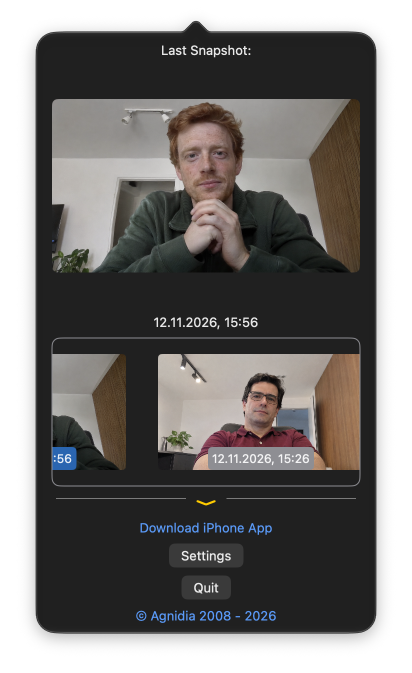
#> input picture AppStore/screenshots/en-US/raw/menu-popover.png, 824 x 1346 px (shown at 1/2 size); its folder holds only this picture in this run
$ python compose.py
#> lines starting #> are read from the running program, lines starting #| are printed output that depends on the picture
"""Builds the App Store slides from the raw window captures.

Reads AppStore/screenshots/<locale>/raw/*.png and writes AppStore/screenshots/<locale>/APP_DESKTOP/NN.png.
usage: [LOCALES="en-US uk"] python3 compose.py [outdir]   (outdir replaces AppStore/screenshots for a dry run; LOCALES limits the run)
Needs Pillow and the system SF Pro font (/System/Library/Fonts/SFNS.ttf).
"""
import itertools
import os
import sys

from PIL import Image, ImageCms, ImageDraw, ImageFilter, ImageFont

SHOTS = os.path.normpath(os.path.join(os.path.dirname(os.path.abspath(__file__)), ".."))
OUT = sys.argv[1] if len(sys.argv) > 1 else SHOTS

W, H = 2880, 1800
ACCENT = (255, 214, 10)
FLAG_BLUE, FLAG_YELLOW = (0, 87, 183), (255, 215, 0)
# Flag bands at 45 degrees in the bottom-left corner, bounded by the lines x - y = k.
FLAG_K = (-1340, -1490, -1640)
X_RIGHT, Y0, Y1 = 2820, 50, 1750
LEFT, GAP_TEXT, GAP_WINDOWS = 170, 80, 44

SLIDES = {
    "en-US": [
        (["menu-popover"], "Catch Whoever Touches Your Mac", "A photo or short video, taken silently"),
        (["settings-capture"], "Photo or Short Video", "Choose the type, quality and size"),
        (["settings-triggers"], "Triggers That Work While Locked", "Wake-up, login, USB and keyboard input"),
        (["settings-sync"], "Straight to Your Own Cloud", "iCloud, Dropbox and saved files"),
        (["settings-notifications"], "Alerts on Your iPhone", "Pair once, get every capture as a push"),
    ],
    "uk": [
        (["menu-popover"], "Побачте, хто чіпав ваш Mac", "Фото або коротке відео — тихо й миттєво"),
        (["settings-capture"], "Фото або коротке відео", "Тип, якість і розмір — на ваш вибір"),
        (["settings-triggers"], "Працює, поки Mac заблоковано", "Пробудження, вхід, USB і введення з клавіатури"),
        (["settings-sync"], "Одразу у вашу хмару", "iCloud, Dropbox і збережені файли"),
        (["settings-notifications"], "Сповіщення на iPhone", "Один раз сполучіть — і отримуйте кожен знімок"),
    ],
}

# Layouts tried in order until headline and subline both fit: (max window width, headline sizes, max headline lines).
LAYOUTS = (
    (1700, (124, 116, 108), 2),
    (1584, (124, 116, 108), 2),
    (1700, (124, 116, 108), 3),
    (1584, (124, 116, 108), 3),
    (1584, (100, 96), 3),
)


def font(size, weight):
    f = ImageFont.truetype("/System/Library/Fonts/SFNS.ttf", size)
    f.set_variation_by_name(weight)
    return f


_background = None


def background():
    global _background
    if _background is None:
        bg = Image.new("RGB", (W, H))
        px = bg.load()
        for y in range(H):
            for x in range(W):
                k = x / W * 0.45 + y / H * 0.55
                px[x, y] = (int(27 - 16 * k), int(34 - 18 * k), int(51 - 26 * k))
        glow = Image.new("RGBA", (W, H), (0, 0, 0, 0))
        ImageDraw.Draw(glow).ellipse([1500, 150, 2850, 1650], fill=(*ACCENT, 30))
        glow = glow.filter(ImageFilter.GaussianBlur(220))
        bg.paste(glow, (0, 0), glow)
        d = ImageDraw.Draw(bg)
        for (top, bottom), fill in zip(zip(FLAG_K, FLAG_K[1:]), (FLAG_BLUE, FLAG_YELLOW)):
            d.polygon([(0, -top), (0, -bottom), (H + bottom, H), (H + top, H)], fill=fill)
        _background = bg
    return _background.copy()


def shadowed(canvas, img, x, y):
    shadow = Image.new("RGBA", canvas.size, (0, 0, 0, 0))
    shadow.paste((0, 0, 0, 255), (x, y + 34), img.getchannel("A").point(lambda v: int(v * 0.6)))
    shadow = shadow.filter(ImageFilter.GaussianBlur(44))
    canvas.paste(shadow, (0, 0), shadow)
    canvas.paste(img, (x, y), img)


def tokens(text):
    out = []
    for w in text.split():
        if w in ("—", "–") and out:
            out[-1] += " " + w  # a dash ends a line, never starts one
        else:
            out.append(w)
    return out


def balanced(draw, text, sizes, weight, max_lines, width):
    """Fewest lines, then the largest font, then the narrowest widest line; never a one-word last line."""
    words = tokens(text)
    for size in sizes:
        f = font(size, weight)
        for k in range(1, max_lines + 1):
            best = None
            for cuts in itertools.combinations(range(1, len(words)), k - 1):
                idx = (0, *cuts, len(words))
                if k > 1 and idx[-1] - idx[-2] < 2:
                    continue
                lines = [" ".join(words[a:b]) for a, b in zip(idx, idx[1:])]
                widest = max(draw.textlength(line, font=f) for line in lines)
                if widest <= width and (best is None or widest < best[0]):
                    best = (widest, lines)
            if best:
                return size, best[1]
    return None


def compose(locale, number, names, headline, sub):
#> called with locale = 'en-US', number = 1, headline = 'Catch Whoever Touches Your Mac', sub = 'A photo or short video, taken silently'
    imgs = [Image.open(os.path.join(SHOTS, locale, "raw", f"{n}.png")).convert("RGBA") for n in names]
    tw = max(i.width for i in imgs)
#> tw = 824
    th = sum(i.height for i in imgs) + GAP_WINDOWS * (len(imgs) - 1)
#> th = 1346
    canvas = background()
#> in background, `bg = Image.new("RGB", (W, H))`: bg: PIL image 2880x1800 RGB; every value is 0
#> in background, `glow = Image.new("RGBA", (W, H), (0, 0, 0, 0))`: glow: PIL image 2880x1800 RGBA; every value is 0
#> in background, `ImageDraw.Draw(glow).ellipse([1500, 150, 2850, 1650], fill=(*ACCENT, 3..`:
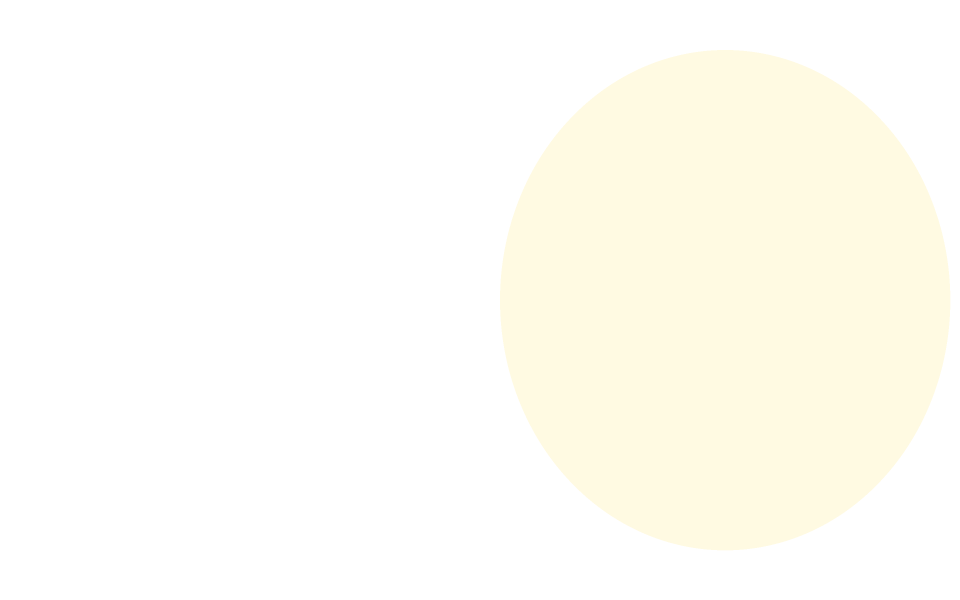
#> glow: PIL image 2880x1800 RGBA (shown at 1/3 size); mean R, G, B, A 78.3, 65.7, 3.1, 9.2; transparent parts drawn white
#> in background, `bg.paste(glow, (0, 0), glow)`:
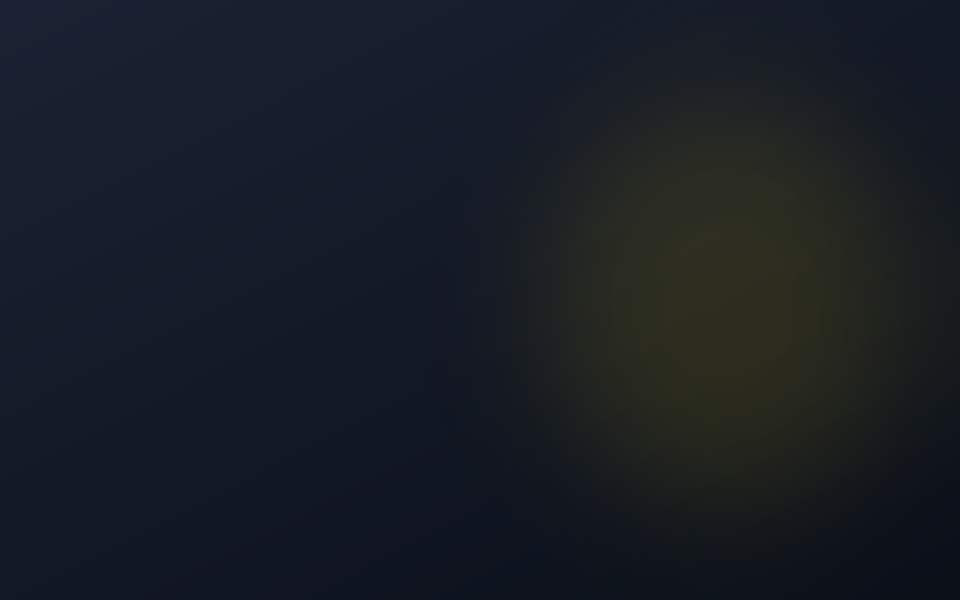
#> bg: PIL image 2880x1800 RGB (shown at 1/3 size); mean R, G, B 24.1, 28.9, 36.5
    d = ImageDraw.Draw(canvas)
    for max_w, hsizes, hlines in LAYOUTS:
        scale = min(max_w / tw, (Y1 - Y0) / th)
        text_w = X_RIGHT - round(tw * scale) - LEFT - GAP_TEXT
        hres = balanced(d, headline, hsizes, "Bold", hlines, text_w)
        sres = balanced(d, sub, (60, 56, 52), "Regular", 2, text_w)
        if hres and sres:
            break
    else:
        raise SystemExit(f"{locale} {number:02d}: cannot wrap {headline!r}")
#> this loop made 1 pass
    (hs, h_lines), (ss, s_lines) = hres, sres

    imgs = [i.resize((round(i.width * scale), round(i.height * scale)), Image.LANCZOS) for i in imgs]
    gap = round(GAP_WINDOWS * scale)
    total_w = max(i.width for i in imgs)
    total_h = sum(i.height for i in imgs) + gap * (len(imgs) - 1)
    x = X_RIGHT - total_w
    y = Y0 + (Y1 - Y0 - total_h) // 2

    hf, sf = font(hs, "Bold"), font(ss, "Regular")
    hl, sl = round(hs * 1.19), round(ss * 1.4)
    ty = (H - (56 + len(h_lines) * hl + 36 + len(s_lines) * sl)) // 2
    d.rounded_rectangle([LEFT, ty, LEFT + 130, ty + 14], radius=7, fill=ACCENT)
    ty += 56
    for line in h_lines:
        d.text((LEFT, ty), line, font=hf, fill=(255, 255, 255))
        ty += hl
    ty += 36
    for line in s_lines:
        d.text((LEFT, ty), line, font=sf, fill=(190, 198, 214))
        ty += sl
    for im in imgs:
        shadowed(canvas, im, x + (total_w - im.width) // 2, y)
        y += im.height + gap

    out_dir = os.path.join(OUT, locale, "APP_DESKTOP")
    os.makedirs(out_dir, exist_ok=True)
    srgb = ImageCms.ImageCmsProfile(ImageCms.createProfile("sRGB")).tobytes()
    canvas.convert("RGB").save(os.path.join(out_dir, f"{number:02d}.png"), "PNG", icc_profile=srgb)
    print(f"{locale} {number:02d} window={total_w}px ({total_w / W * 100:.0f}%) "
          f"headline={' / '.join(h_lines)} ({hs}pt) | subline={' / '.join(s_lines)} ({ss}pt)")


if __name__ == "__main__":
    wanted = os.environ.get("LOCALES", "").split()
    for locale, slides in SLIDES.items():
        if wanted and locale not in wanted:
            continue
        for number, (names, headline, sub) in enumerate(slides, 1):
#> (the run stopped early here; a loop or call above may not have finished)
